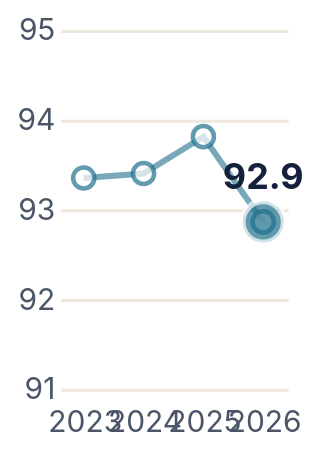

Here is the Vega-Lite specification saved for this chart:
### Vega-Lite specification from a JSON file in a GitHub repository (floating-point values rounded to 4 significant figures)
{"$schema": "https://vega.github.io/schema/vega-lite/v5.json", "width": "container", "height": 120, "background": null, "config": {"view": {"stroke": null}, "font": "Inter, system-ui, -apple-system, \"Segoe UI\", sans-serif"}, "layer": [{"data": {"values": [{"year": "2023", "pct": 93.35}, {"year": "2024", "pct": 93.4}, {"year": "2025", "pct": 93.81}, {"year": "2026", "pct": 92.86}]}, "mark": {"type": "line", "color": "#1f6f8b", "strokeWidth": 2, "opacity": 0.6}, "encoding": {"x": {"field": "year", "type": "ordinal", "scale": {"padding": 0.4}, "axis": {"title": null, "labelColor": "#4a5568", "labelPadding": 6, "domain": false, "ticks": false, "labelAngle": 0}}, "y": {"field": "pct", "type": "quantitative", "scale": {"domain": [91, 95], "nice": false}, "axis": {"title": null, "tickCount": 3, "labelColor": "#4a5568", "grid": true, "gridColor": "#eee8dc", "domain": false, "ticks": false, "format": ".0f"}}}}, {"data": {"values": [{"year": "2023", "pct": 93.35}, {"year": "2024", "pct": 93.4}, {"year": "2025", "pct": 93.81}, {"year": "2026", "pct": 92.86}]}, "mark": {"type": "point", "filled": true, "color": "#fff", "stroke": "#1f6f8b", "strokeWidth": 1.5, "size": 50, "tooltip": true}, "encoding": {"x": {"field": "year", "type": "ordinal", "scale": {"padding": 0.4}, "axis": {"title": null, "labelColor": "#4a5568", "labelPadding": 6, "domain": false, "ticks": false, "labelAngle": 0}}, "y": {"field": "pct", "type": "quantitative", "scale": {"domain": [91, 95], "nice": false}, "axis": {"title": null, "tickCount": 3, "labelColor": "#4a5568", "grid": true, "gridColor": "#eee8dc", "domain": false, "ticks": false, "format": ".0f"}}, "tooltip": [{"field": "year", "title": "Year"}, {"field": "pct", "title": "Participation (%)", "format": ".1f"}]}}, {"data": {"name": "current", "values": [{"year": "2026", "pct": 92.86}]}, "mark": {"type": "point", "filled": true, "color": "#1f6f8b", "stroke": "#fff", "strokeWidth": 2, "size": 190, "tooltip": true}, "encoding": {"x": {"field": "year", "type": "ordinal", "scale": {"padding": 0.4}, "axis": {"title": null, "labelColor": "#4a5568", "labelPadding": 6, "domain": false, "ticks": false, "labelAngle": 0}}, "y": {"field": "pct", "type": "quantitative", "scale": {"domain": [91, 95], "nice": false}, "axis": {"title": null, "tickCount": 3, "labelColor": "#4a5568", "grid": true, "gridColor": "#eee8dc", "domain": false, "ticks": false, "format": ".0f"}}, "tooltip": [{"field": "year", "title": "Year"}, {"field": "pct", "title": "Participation (%)", "format": ".1f"}]}}, {"data": {"name": "current"}, "mark": {"type": "text", "dy": -15, "fontWeight": 700, "fontSize": 12, "color": "#14213d"}, "encoding": {"x": {"field": "year", "type": "ordinal", "scale": {"padding": 0.4}, "axis": {"title": null, "labelColor": "#4a5568", "labelPadding": 6, "domain": false, "ticks": false, "labelAngle": 0}}, "y": {"field": "pct", "type": "quantitative", "scale": {"domain": [91, 95], "nice": false}, "axis": {"title": null, "tickCount": 3, "labelColor": "#4a5568", "grid": true, "gridColor": "#eee8dc", "domain": false, "ticks": false, "format": ".0f"}}, "text": {"field": "pct", "type": "quantitative", "format": ".1f"}}}]}
